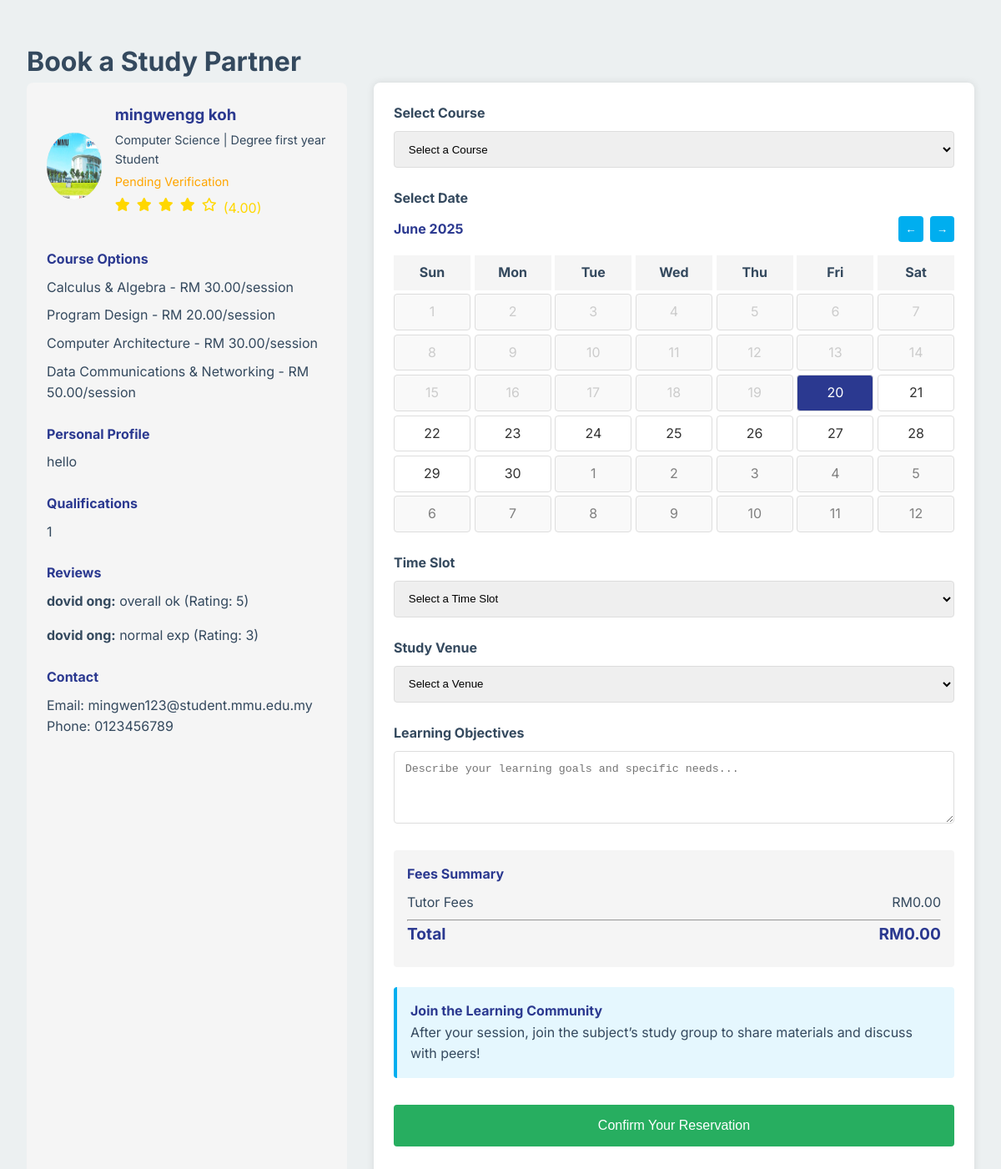
Screenshot of /appointments.php (signed in) with the database file from the repository.
### tables this page shows
CREATE TABLE `tutorprofile` (
  `user_id` int(11) NOT NULL,
  `major` varchar(100) DEFAULT NULL,
  `year` varchar(50) DEFAULT NULL,
  `bio` text DEFAULT NULL,
  `qualifications` text DEFAULT NULL,
  `is_verified` tinyint(1) DEFAULT 0,
  `rating` decimal(3,2) DEFAULT 0.00,
  `total_sessions` int(11) DEFAULT 0,
  `program` varchar(255) DEFAULT NULL,
  `status` varchar(50) DEFAULT NULL
);

CREATE TABLE `user` (
  `user_id` int(11) NOT NULL,
  `username` varchar(50) NOT NULL,
  `password` varchar(255) DEFAULT NULL,
  `email` varchar(100) NOT NULL,
  `role` enum('student','tutor','admin') NOT NULL,
  `first_name` varchar(50) NOT NULL,
  `last_name` varchar(50) NOT NULL,
  `phone` varchar(20) DEFAULT NULL,
  `profile_image` varchar(255) DEFAULT NULL,
  `is_active` tinyint(1) DEFAULT 1,
  `created_at` timestamp NOT NULL DEFAULT current_timestamp(),
  `last_login` datetime DEFAULT NULL,
  `reset_token_hash` varchar(64) DEFAULT NULL,
  `reset_token_expires_at` datetime DEFAULT NULL
);

CREATE TABLE `tutorsubject` (
  `id` int(11) NOT NULL,
  `tutor_id` int(11) NOT NULL,
  `course_id` int(11) DEFAULT NULL,
  `hourly_rate` decimal(10,2) NOT NULL DEFAULT 0.00
);

CREATE TABLE `course` (
  `id` int(11) NOT NULL,
  `course_name` varchar(100) NOT NULL,
  `details` text DEFAULT NULL,
  `status` enum('active','inactive') DEFAULT 'active',
  `created_at` timestamp NOT NULL DEFAULT current_timestamp(),
  `updated_at` timestamp NOT NULL DEFAULT current_timestamp() ON UPDATE current_timestamp()
);

CREATE TABLE `review` (
  `review_id` int(11) NOT NULL,
  `session_id` int(11) NOT NULL,
  `student_id` int(11) NOT NULL,
  `tutor_id` int(11) NOT NULL,
  `rating` int(11) NOT NULL,
  `comment` text DEFAULT NULL,
  `is_approved` tinyint(1) DEFAULT 0,
  `approved_by` int(11) DEFAULT NULL,
  `created_at` timestamp NOT NULL DEFAULT current_timestamp()
);

### appointments.php (the view, shortened to what this page needs)
<?php
require_once 'db_connection.php';
$tutor_id = isset($_GET['tutor_id']) ? intval($_GET['tutor_id']) : 16;
$tutor_query = "SELECT u.*, tp.* FROM user u
                JOIN tutorprofile tp ON u.user_id = tp.user_id
                WHERE u.user_id = ? AND u.role = 'tutor'";
$stmt = $conn->prepare($tutor_query);
$stmt->bind_param("i", $tutor_id);
$stmt->execute();
$tutor_result = $stmt->get_result();
$tutor = $tutor_result->fetch_assoc();
$courses_query = "SELECT c.*, ts.hourly_rate FROM course c
                 JOIN tutorsubject ts ON c.id = ts.course_id
                 WHERE ts.tutor_id = ?";
$stmt = $conn->prepare($courses_query);
$stmt->bind_param("i", $tutor_id);
$stmt->execute();
$courses_result = $stmt->get_result();
$courses = [];
while ($row = $courses_result->fetch_assoc()) {
    $courses[] = $row;
}
$reviews_query = "SELECT r.*, u.first_name, u.last_name
                 FROM review r
                 JOIN user u ON r.student_id = u.user_id
                 WHERE r.tutor_id = ? AND r.is_approved = 1";
$stmt = $conn->prepare($reviews_query);
$stmt->bind_param("i", $tutor_id);
$stmt->execute();
$reviews_result = $stmt->get_result();
$reviews = [];
while ($row = $reviews_result->fetch_assoc()) {
    $reviews[] = $row;
}
?>
<?php include 'header/stud_head.php'; ?>
<div class="main">
    <h1>Book a Study Partner</h1>
    <div class="appointment-section" style="display: flex; gap: 2rem; margin-bottom: 2rem;">
        <div class="tutor-info" style="flex: 1; background: #f5f5f5; padding: 1.5rem; border-radius: 8px;">
            <div class="tutor-profile" style="display: flex; align-items: center; margin-bottom: 1rem;">
                <div class="tutor-image" style="width: 80px; height: 80px; border-radius: 50%; margin-right: 1rem; background: #ddd;">
                    <?php if (!empty($tutor['profile_image'])): ?>
                        <img src="<?php echo htmlspecialchars($tutor['profile_image']); ?>" alt="Tutor Avatar" style="width: 100%; height: 100%; border-radius: 50%;">
                    <?php endif; ?>
                </div>
                <div class="tutor-details">
                    <h3 style="margin: 0; color: #2B3990;"><?php echo htmlspecialchars($tutor['first_name'] . ' ' . $tutor['last_name']); ?></h3>
                    <p style="margin: 0.2rem 0; font-size: 0.9rem;"><?php echo htmlspecialchars($tutor['major']); ?> | <?php echo htmlspecialchars($tutor['year']); ?> Student</p>
                    <p style="margin: 0.2rem 0; font-size: 0.9rem; color: <?php echo $tutor['is_verified'] ? 'green' : 'orange'; ?>;">
                        <?php echo $tutor['is_verified'] ? 'Verified' : 'Pending Verification'; ?>
                    </p>
                    <div class="rating" style="color: gold; margin-top: 0.5rem;">
                        <?php
                        $rating = $tutor['rating'] ?? 0;
                        for ($i = 1; $i <= 5; $i++) {
                            if ($i <= floor($rating)) {
                                echo '<i class="fas fa-star"></i>';
                            } elseif ($i - 0.5 <= $rating) {
                                echo '<i class="fas fa-star-half-alt"></i>';
                            } else {
                                echo '<i class="far fa-star"></i>';
                            }
                        }
                        echo " ({$rating})";
                        ?>
                    </div>
                </div>
            </div>
            <div class="tutor-subjects">
                <h4 style="color: #2B3990; font-weight: bold; margin: 1.5rem 0 0.5rem;">Course Options</h4>
                <ul style="list-style: none; padding: 0;">
                    <?php foreach ($courses as $course): ?>
                        <li style="margin-bottom: 0.5rem;">
                            <?php echo htmlspecialchars($course['course_name']); ?> - RM <?php echo number_format($course['hourly_rate'], 2); ?>/session
                        </li>
                    <?php endforeach; ?>
                </ul>
            </div>
            <div class="tutor-bio">
                <h4 style="color: #2B3990; font-weight: bold; margin: 1.5rem 0 0.5rem;">Personal Profile</h4>
                <p><?php echo htmlspecialchars($tutor['bio'] ?? 'No bio provided'); ?></p>
            </div>
            <div class="tutor-qualifications">
                <h4 style="color: #2B3990; font-weight: bold; margin: 1.5rem 0 0.5rem;">Qualifications</h4>
                <p><?php echo htmlspecialchars($tutor['qualifications'] ?? 'No qualifications provided'); ?></p>
            </div>
            <div class="tutor-reviews">
                <h4 style="color: #2B3990; font-weight: bold; margin: 1.5rem 0 0.5rem;">Reviews</h4>
                <?php if (count($reviews) > 0): ?>
                    <?php foreach ($reviews as $review): ?>
                        <div style="margin-bottom: 1rem;">
                            <p><strong><?php echo htmlspecialchars($review['first_name'] . ' ' . $review['last_name']); ?>:</strong>
                                <?php echo htmlspecialchars($review['comment']); ?> (Rating: <?php echo $review['rating']; ?>)</p>
                        </div>
                    <?php endforeach; ?>
                <?php else: ?>
                    <p>No reviews yet</p>
                <?php endif; ?>
            </div>
            <div class="tutor-contact">
                <h4 style="color: #2B3990; font-weight: bold; margin: 1.5rem 0 0.5rem;">Contact</h4>
                <p>Email: <?php echo htmlspecialchars($tutor['email']); ?></p>
                <p>Phone: <?php echo htmlspecialchars($tutor['phone'] ?? 'Not provided'); ?></p>
            </div>
        </div>
        <div class="booking-form" style="flex: 2; background: white; padding: 1.5rem; border-radius: 8px; box-shadow: 0 0 10px rgba(0, 0, 0, 0.1);">
            <form id="appointmentForm" method="POST" action="confirm_booking.php">
                <div class="form-group" style="margin-bottom: 1.5rem;">
                    <label for="course" style="display: block; margin-bottom: 0.5rem; font-weight: bold;">Select Course</label>
                    <select id="course" name="course_id" required style="width: 100%; padding: 0.8rem; border: 1px solid #ddd; border-radius: 4px;">
                        <option value="">Select a Course</option>
                    </select>
                </div>
                <div class="form-group" style="margin-bottom: 1.5rem;">
                    <label style="display: block; margin-bottom: 0.5rem; font-weight: bold;">Select Date</label>
                    <div class="calendar" style="margin-bottom: 1.5rem;">
                        <div class="calendar-header" style="display: flex; justify-content: space-between; align-items: center; margin-bottom: 1rem;">
                            <h4 style="color: #2B3990;"><?php echo date('F Y'); ?></h4>
                            <div class="calendar-nav" style="display: flex; gap: 0.5rem;">
                                <button type="button" id="prev-month" style="background: #00AEEF; color: white; border: none; padding: 0.5rem; border-radius: 4px; cursor: pointer;">←</button>
                                <button type="button" id="next-month" style="background: #00AEEF; color: white; border: none; padding: 0.5rem; border-radius: 4px; cursor: pointer;">→</button>
                            </div>
                        </div>
                        <div class="calendar-grid" style="display: grid; grid-template-columns: repeat(7, 1fr); gap: 0.3rem;"></div>
                    </div>
                </div>
                <div class="form-group" style="margin-bottom: 1.5rem;">
                    <label for="time_slot" style="display: block; margin-bottom: 0.5rem; font-weight: bold;">Time Slot</label>
                    <select id="time_slot" name="time_slot" required style="width: 100%; padding: 0.8rem; border: 1px solid #ddd; border-radius: 4px;">
                        <option value="">Select a Time Slot</option>
                    </select>
                </div>
                <div class="form-group" style="margin-bottom: 1.5rem;">
                    <label for="location" style="display: block; margin-bottom: 0.5rem; font-weight: bold;">Study Venue</label>
                    <select id="location" name="location_id" required style="width: 100%; padding: 0.8rem; border: 1px solid #ddd; border-radius: 4px;">
                        <option value="">Select a Venue</option>
                    </select>
                </div>
                <div class="form-group" style="margin-bottom: 1.5rem;">
                    <label for="notes" style="display: block; margin-bottom: 0.5rem; font-weight: bold;">Learning Objectives</label>
                    <textarea id="notes" name="notes" rows="4" placeholder="Describe your learning goals and specific needs..." style="width: 100%; padding: 0.8rem; border: 1px solid #ddd; border-radius: 4px;"></textarea>
                </div>
                <div class="price-summary" style="background: #f5f5f5; padding: 1rem; border-radius: 4px; margin-top: 1.5rem;">
                    <h4 style="color: #2B3990; margin-bottom: 0.5rem;">Fees Summary</h4>
                    <div class="price-row" style="display: flex; justify-content: space-between; margin-bottom: 0.5rem;">
                        <span>Tutor Fees</span>
                        <span id="tutor-fee">RM0.00</span>
                    </div>
                    <hr>
                    <div class="price-row" style="display: flex; justify-content: space-between; margin-bottom: 0.5rem; font-weight: bold; color: #2B3990; font-size: 1.2rem;">
                        <span>Total</span>
                        <span id="total-fee">RM0.00</span>
                    </div>
                </div>
                <div class="community-box" style="background: rgba(0, 174, 239, 0.1); padding: 1rem; border-radius: 4px; margin-top: 1.5rem; border-left: 4px solid #00AEEF;">
                    <h4 style="color: #2B3990; margin: 0;">Join the Learning Community</h4>
                    <p>After your session, join the subject’s study group to share materials and discuss with peers!</p>
                </div>
                <div class="form-group" style="margin-top: 2rem;">
                    <button type="submit" class="btn btn-success btn-block" style="width: 100%; background: #27ae60; color: white; padding: 1rem; border-radius: 4px; border: none; cursor: pointer;">Confirm Your Reservation</button>
                </div>
            </form>
        </div>
    </div>
</div>

### header/stud_head.php (style rules this page uses)
:root { --primary: #2c3e50; --secondary: #3498db; --success: #27ae60; --danger: #e74c3c; --warning: #f39c12; --light: #ecf0f1; --dark: #34495e; --gray: #bdc3c7; --light-gray: #f8f9fa; --dark-gray: #7f8c8d; --yellow-hover: #FFD700; }
* { margin: 0; padding: 0; box-sizing: border-box; }
.main { max-width: 1400px; margin: 3rem auto; padding: 0 2rem; }
.btn { padding: 0.75rem 1.5rem; border: none; border-radius: 8px; cursor: pointer; text-decoration: none; text-align: center; font-size: 1rem; font-weight: 500; transition: all 0.3s; display: inline-flex; align-items: center; justify-content: center; gap: 0.75rem; }
.btn-success { background: var(--success); color: white; }
.form-group { margin-bottom: 2rem; }
.form-group label { display: block; margin-bottom: 0.75rem; font-weight: 600; color: var(--dark); font-size: 1rem; }
.rating { display: flex; gap: 0.5rem; margin-bottom: 0.75rem; }

### rows the page displays
tutorprofile: user_id.profile_image (picture), user_id.last_name "mingwengg koh", major "Computer Science", year "Degree first year", rating "4.00", bio "hello", qualifications "1", user_id.email "mingwen123@student.mmu.edu.my", user_id.phone "0123456789"
tutorsubject: course.course_name "Calculus & Algebra", hourly_rate "30.00"
tutorsubject: course.course_name "Program Design", hourly_rate "20.00"
tutorsubject: course.course_name "Computer Architecture", hourly_rate "30.00"
tutorsubject: course.course_name "Data Communications & Networking", hourly_rate "50.00"
review: student.last_name "dovid ong", comment "overall ok", rating "5"
review: student.last_name "dovid ong", comment "normal exp", rating "3"
